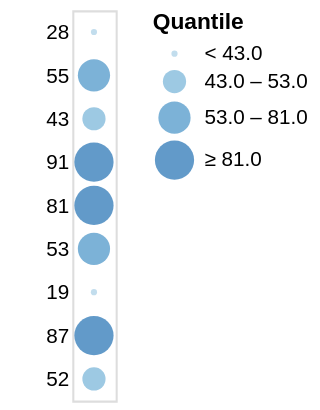

Specify this chart in Vega-Lite:
### Vega specification from a JSON file in a GitHub repository (floating-point values rounded to 4 significant figures)
{"$schema": "https://vega.github.io/schema/vega/v4.json", "description": "A simple bar chart with embedded data.", "autosize": "pad", "padding": 5, "width": 21, "style": "cell", "data": [{"name": "source_0", "values": [{"a": "A", "b": 28}, {"a": "B", "b": 55}, {"a": "C", "b": 43}, {"a": "D", "b": 91}, {"a": "E", "b": 81}, {"a": "F", "b": 53}, {"a": "G", "b": 19}, {"a": "H", "b": 87}, {"a": "I", "b": 52}]}], "signals": [{"name": "y_step", "value": 21}, {"name": "height", "update": "bandspace(domain('y').length, 1, 0.5) * y_step"}], "marks": [{"name": "marks", "type": "symbol", "style": ["circle"], "from": {"data": "source_0"}, "encode": {"update": {"opacity": {"value": 0.7}, "fill": [{"test": "datum[\"b\"] === null || isNaN(datum[\"b\"])", "value": null}, {"scale": "color", "field": "b"}], "tooltip": {"signal": "{\"b\": ''+datum[\"b\"], \"Quantile\": format(datum[\"b\"], \"\")}"}, "x": {"signal": "width", "mult": 0.5}, "y": {"scale": "y", "field": "b"}, "size": {"scale": "size", "field": "b"}, "shape": {"value": "circle"}}}}], "scales": [{"name": "y", "type": "point", "domain": {"data": "source_0", "field": "b"}, "range": {"step": {"signal": "y_step"}}, "padding": 0.5}, {"name": "color", "type": "quantile", "domain": {"data": "source_0", "field": "b"}, "range": {"scheme": "blues", "count": 4}}, {"name": "size", "type": "quantile", "domain": {"data": "source_0", "field": "b"}, "range": [9, 126.3, 243.7, 361]}], "axes": [{"scale": "y", "orient": "left", "grid": false, "domain": false, "ticks": false, "zindex": 1}], "legends": [{"title": "Quantile", "fill": "color", "gradientLength": {"signal": "clamp(height, 64, 200)"}, "labelOverlap": "greedy", "encode": {"symbols": {"update": {"shape": {"value": "circle"}, "opacity": {"value": 0.7}}}}, "size": "size"}], "config": {"axisY": {"minExtent": 30}}}
